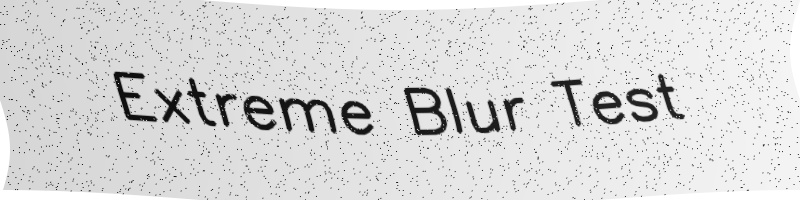
#> input picture img/final_complex_noisy_image.jpg, 800 x 200 px, found by its file name
$ python '2. medianBlur.py'
#> lines starting #> are read from the running program, lines starting #| are printed output that depends on the picture
import cv2
import matplotlib.pyplot as plt
import numpy as np

def my_medianBlur(image, kernel_size):
    """
    Apply a median blur to an image.

    Parameters:
        image (np.ndarray): The input image (grayscale or color).
        kernel_size (int): Size of the kernel (should be odd, e.g., 3, 5, 7).

    Returns:
        np.ndarray: The median blurred image.
    """
    # Đảm bảo kernel_size là số lẻ
    if kernel_size % 2 == 0:
        raise ValueError("Kernel size must be odd.")

    # Lấy kích thước ảnh
    image_height, image_width = image.shape[:2]

    # Tạo ảnh đầu ra với cùng kích thước
    output_image = np.zeros_like(image)

    # Tính toán bán kính của cửa sổ (kernel)
    radius = kernel_size // 2

    # Duyệt qua từng pixel trong ảnh
    for i in range(image_height):
        for j in range(image_width):
            # Tạo cửa sổ (kernel) xung quanh pixel hiện tại
            # Lấy phạm vi của cửa sổ (với padding để không ra ngoài ảnh)
            x_min = max(i - radius, 0)
            x_max = min(i + radius + 1, image_height)
            y_min = max(j - radius, 0)
            y_max = min(j + radius + 1, image_width)

            # Lấy các giá trị pixel trong cửa sổ
            window = image[x_min:x_max, y_min:y_max]

            # Nếu ảnh màu (3 chiều), xử lý từng kênh riêng biệt
            if len(window.shape) == 3:
                for k in range(window.shape[2]):
                    output_image[i, j, k] = np.median(window[:, :, k])
            else:
                # Nếu ảnh xám, lấy giá trị trung vị của cửa sổ
                output_image[i, j] = np.median(window)

    return output_image

# Load a noisy image
#img = cv2.imread(r"d:\training\Courses\ai\Text Extraction\code\Untitled.png" )
img = cv2.imread(r"./img/final_complex_noisy_image.jpg")
#> img is the input picture: shape (200, 800, 3); min 9, max 255, mean 217.8

# Apply median blur with kernel size 5
median_blurred = cv2.medianBlur(img, 5)
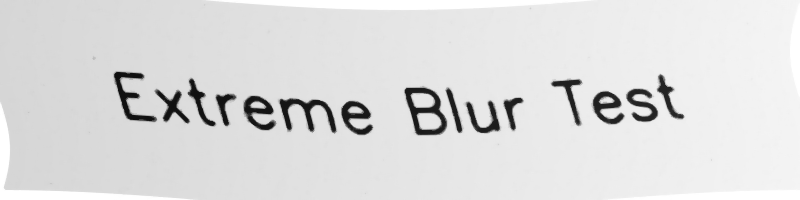
#> median_blurred: shape (200, 800, 3); min 14, max 255, mean 221.3
my_medianBlur_img = my_medianBlur(img, 5)

# Display the results
plt.figure(figsize=(10, 5))
plt.subplot(2, 2, 1)
plt.imshow(cv2.cvtColor(img, cv2.COLOR_BGR2RGB))
plt.title('Original Image')
plt.axis('off')

plt.subplot(2, 2, 2)
plt.imshow(cv2.cvtColor(median_blurred, cv2.COLOR_BGR2RGB))
plt.title('Median Blurred Image')
plt.axis('off')

plt.subplot(2, 2, 3)
plt.imshow(cv2.cvtColor(my_medianBlur_img, cv2.COLOR_BGR2RGB))
plt.title('My Median Blurred Image')
plt.axis('off')

plt.show()
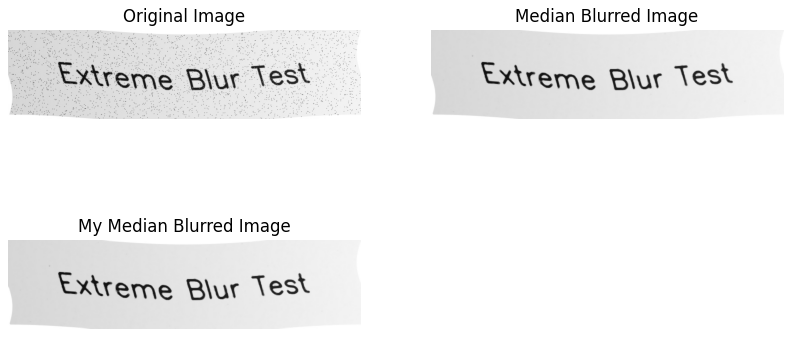
#> figure drawn by matplotlib, 3 panels
